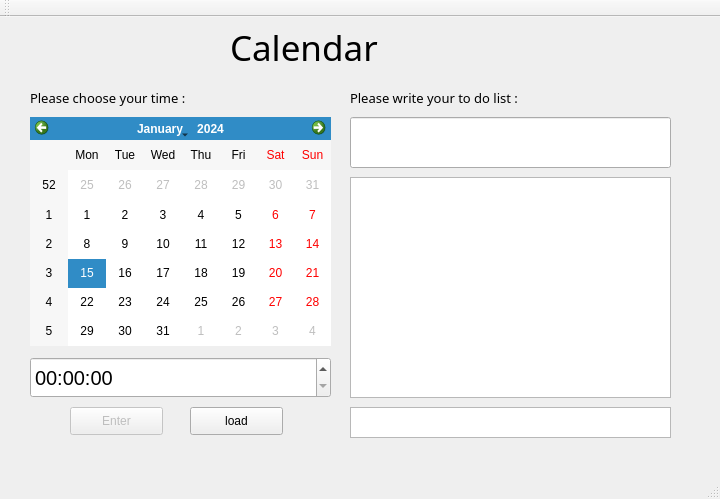
<?xml version="1.0" encoding="UTF-8"?>
<ui version="4.0">
 <class>MainWindow</class>
 <widget class="QMainWindow" name="MainWindow">
  <property name="geometry">
   <rect>
    <x>0</x>
    <y>0</y>
    <width>720</width>
    <height>499</height>
   </rect>
  </property>
  <property name="windowTitle">
   <string>MainWindow</string>
  </property>
  <widget class="QWidget" name="centralWidget">
   <widget class="QLabel" name="label">
    <property name="geometry">
     <rect>
      <x>230</x>
      <y>0</y>
      <width>191</width>
      <height>61</height>
     </rect>
    </property>
    <property name="font">
     <font>
      <family>Adobe 繁黑體 Std B</family>
      <pointsize>26</pointsize>
     </font>
    </property>
    <property name="text">
     <string>Calendar</string>
    </property>
   </widget>
   <widget class="QCalendarWidget" name="calendarWidget">
    <property name="geometry">
     <rect>
      <x>30</x>
      <y>100</y>
      <width>301</width>
      <height>229</height>
     </rect>
    </property>
   </widget>
   <widget class="QTimeEdit" name="timeEdit">
    <property name="geometry">
     <rect>
      <x>30</x>
      <y>340</y>
      <width>301</width>
      <height>41</height>
     </rect>
    </property>
    <property name="font">
     <font>
      <pointsize>15</pointsize>
     </font>
    </property>
   </widget>
   <widget class="QLineEdit" name="lineEdit">
    <property name="geometry">
     <rect>
      <x>350</x>
      <y>100</y>
      <width>321</width>
      <height>51</height>
     </rect>
    </property>
   </widget>
   <widget class="QTextBrowser" name="textBrowser">
    <property name="geometry">
     <rect>
      <x>350</x>
      <y>160</y>
      <width>321</width>
      <height>221</height>
     </rect>
    </property>
   </widget>
   <widget class="QPushButton" name="Enter">
    <property name="enabled">
     <bool>false</bool>
    </property>
    <property name="geometry">
     <rect>
      <x>70</x>
      <y>390</y>
      <width>93</width>
      <height>28</height>
     </rect>
    </property>
    <property name="text">
     <string>Enter</string>
    </property>
   </widget>
   <widget class="QLabel" name="label_2">
    <property name="geometry">
     <rect>
      <x>350</x>
      <y>70</y>
      <width>231</width>
      <height>21</height>
     </rect>
    </property>
    <property name="font">
     <font>
      <family>Adobe 繁黑體 Std B</family>
      <pointsize>10</pointsize>
     </font>
    </property>
    <property name="text">
     <string>Please write your to do list :</string>
    </property>
   </widget>
   <widget class="QTextBrowser" name="warning">
    <property name="geometry">
     <rect>
      <x>350</x>
      <y>390</y>
      <width>321</width>
      <height>31</height>
     </rect>
    </property>
   </widget>
   <widget class="QLabel" name="label_3">
    <property name="geometry">
     <rect>
      <x>30</x>
      <y>70</y>
      <width>231</width>
      <height>21</height>
     </rect>
    </property>
    <property name="font">
     <font>
      <family>Adobe 繁黑體 Std B</family>
      <pointsize>10</pointsize>
     </font>
    </property>
    <property name="text">
     <string>Please choose your time :</string>
    </property>
   </widget>
   <widget class="QPushButton" name="load">
    <property name="enabled">
     <bool>true</bool>
    </property>
    <property name="geometry">
     <rect>
      <x>190</x>
      <y>390</y>
      <width>93</width>
      <height>28</height>
     </rect>
    </property>
    <property name="text">
     <string>load</string>
    </property>
   </widget>
  </widget>
  <widget class="QMenuBar" name="menuBar">
   <property name="geometry">
    <rect>
     <x>0</x>
     <y>0</y>
     <width>720</width>
     <height>25</height>
    </rect>
   </property>
  </widget>
  <widget class="QToolBar" name="mainToolBar">
   <attribute name="toolBarArea">
    <enum>TopToolBarArea</enum>
   </attribute>
   <attribute name="toolBarBreak">
    <bool>false</bool>
   </attribute>
  </widget>
  <widget class="QStatusBar" name="statusBar"/>
 </widget>
 <layoutdefault spacing="6" margin="11"/>
 <resources/>
 <connections/>
</ui>
